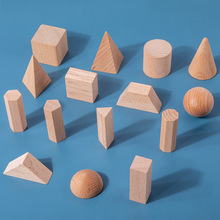
#> input picture images/test072904.jpg, 220 x 220 px
$ python orb0729.py
#> lines starting #> are read from the running program, lines starting #| are printed output that depends on the picture
import numpy as np
import cv2
from matplotlib import pyplot as plt

img = cv2.imread('./images/test072904.jpg', 0)
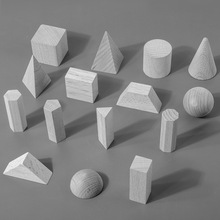
#> img: shape (220, 220); min 18, max 244, mean 130.7
# 创建ORB，由于图比较简单，所以设置的关键点数较小，默认500
orb = cv2.ORB_create(nfeatures=200)
# 使用ORB检测特征点
kp = orb.detect(img, None)
#> kp = 169 keypoints; strongest (x, y, size): (70, 68, 31), (95, 74, 31), (94, 74, 37.2), (94, 75, 44.6)
# compute the descriptors with ORB
kp, des = orb.compute(img, kp)
# 绘制特征点
img2 = cv2.drawKeypoints(img, kp, None, color=(0, 255, 0), flags=0)
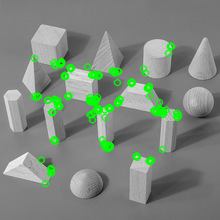
#> img2: shape (220, 220, 3); mean of channels 0, 1, 2 124.5, 135.3, 124.5; drawn as B, G, R
plt.imshow(img2, cmap='gray'), plt.title('ORB'), plt.axis('off')
plt.show()

$ run again, with images/test072804.jpg copied over images/test072904.jpg
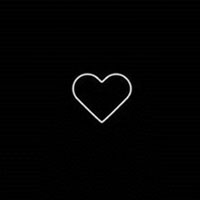
#> input picture images/test072804.jpg, 200 x 200 px
#> img is the input picture: shape (200, 200); min 0, max 252, mean 2.9
#> kp = 155 keypoints; strongest (x, y, size): (101, 81, 31), (101, 119, 31), (102, 78, 31), (101, 122, 31)
#> `img2 = cv2.drawKeypoints(img, kp, None, color=(0, 255, 0), flags=0)`:
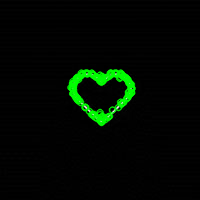
#> img2: shape (200, 200, 3); mean of channels 0, 1, 2 1.4, 9.6, 1.4; drawn as B, G, R

$ run again, with images/test072901.jpg copied over images/test072904.jpg
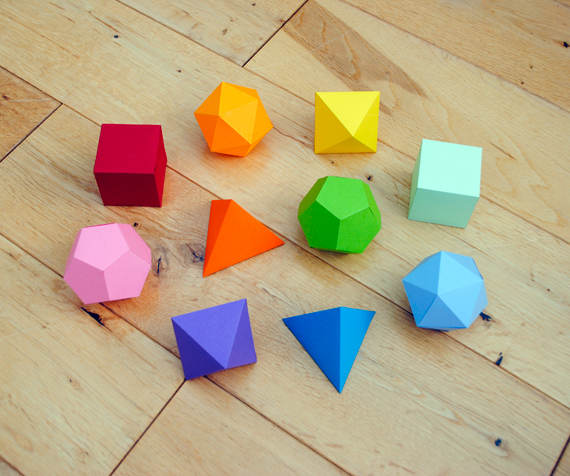
#> input picture images/test072901.jpg, 570 x 476 px
#> `img = cv2.imread('./images/test072904.jpg', 0)`:
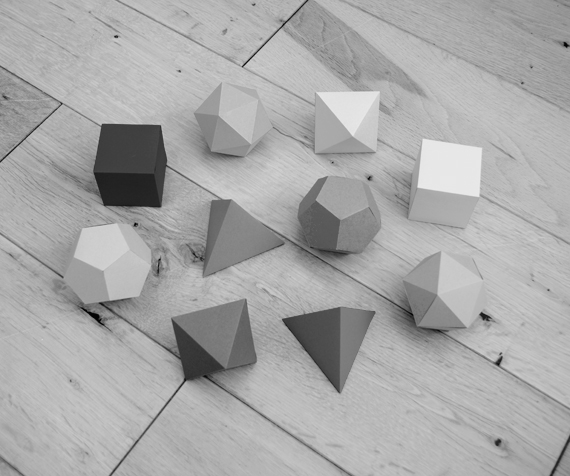
#> img: shape (476, 570); min 2, max 235, mean 168.3
#> kp = 200 keypoints; strongest (x, y, size): (498, 364, 31), (496, 363, 31), (481, 313, 31), (497, 363, 44.6)
